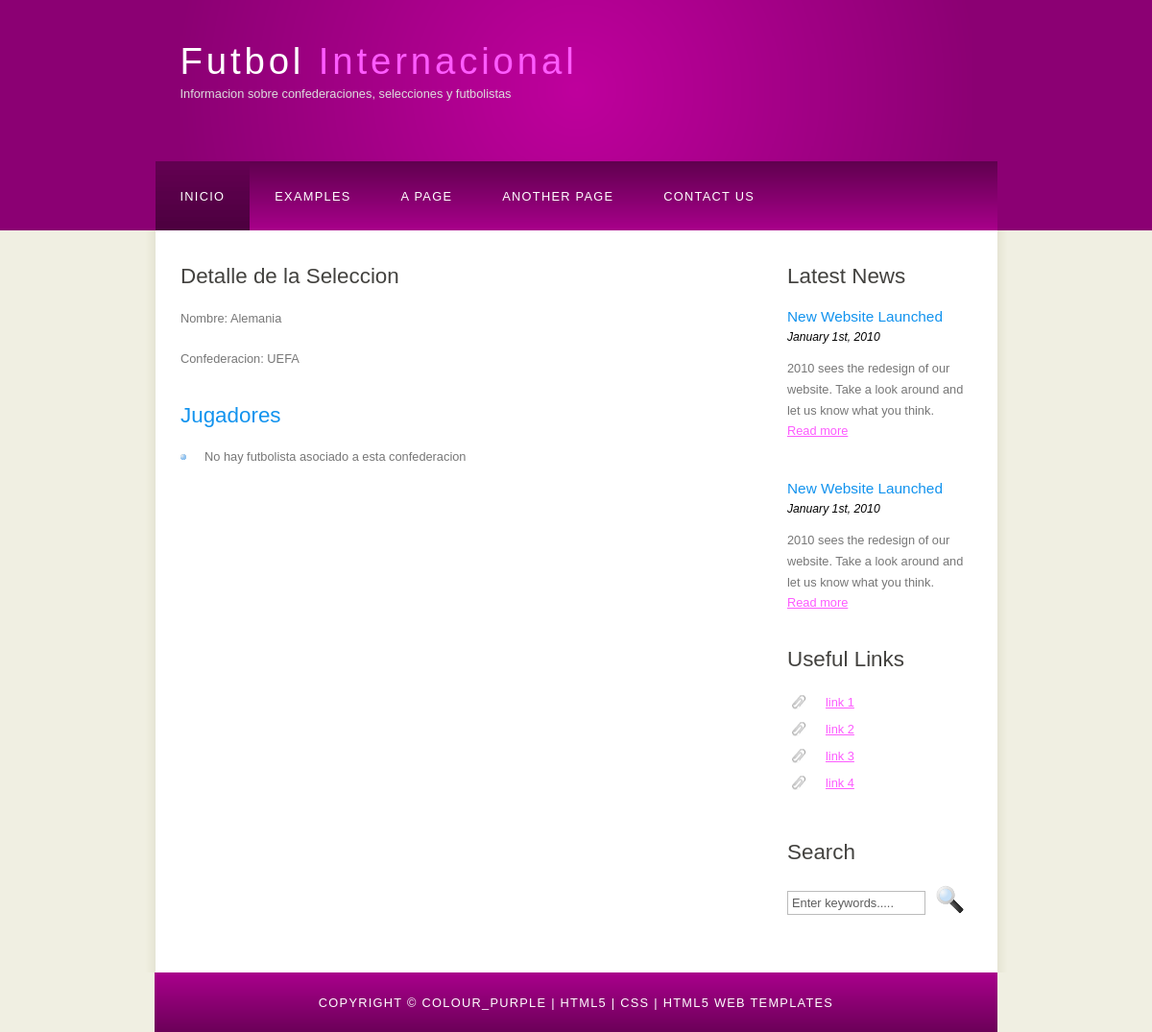
Page /seleccionesAPP/detalleSeleccion/4/ on the earlier database version.
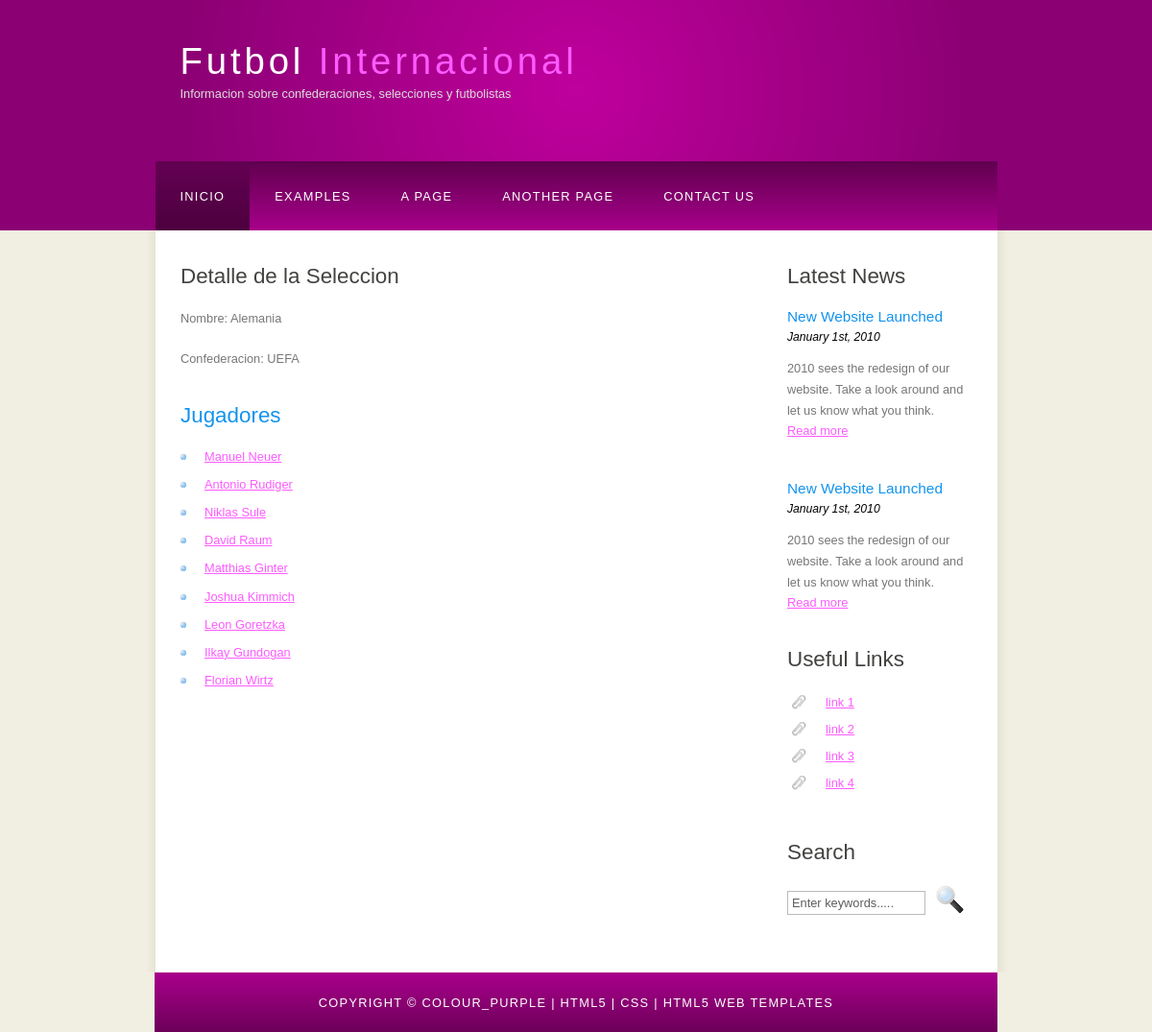
Same page on the later database version.
### seleccionesAPP/models.py (models this page shows, shortened)
class Futbolista(models.Model):
    nombre = models.CharField(max_length=50)
    apellido = models.CharField(max_length=100, default='')
    fecha_nac = models.DateField()
    POSICIONES = [
        ('POR', 'Portero'),
        ('DEF', 'Defensa'),
        ('MED', 'Mediocampista'),
        ('DEL', 'Delantero'),
    ]
    posicion = models.CharField(
        max_length=3,         # Cambiado a 3 porque usamos abreviaturas de 3 letras
        choices=POSICIONES,   # Opciones predefinidas
        default='MED',        # Valor por defecto: Mediocampista
    )
    seleccion = models.ForeignKey(Seleccion, on_delete=models.CASCADE, related_name='futbolista')
    imagenFutbolista= models.URLField(max_length=600,null=True,blank=True)

### seleccionesAPP/views.py (the view)
# urls.py: path('detalleSeleccion/<int:id_seleccion>/', views.detalleSeleccion,name='detalleSeleccion'),
def detalleSeleccion(request, id_seleccion):
    seleccion = get_object_or_404(Seleccion, pk=id_seleccion)
    contexto = {'seleccion': seleccion}
    return render(request, 'detalleSeleccion.html', contexto)

### seleccionesAPP/models.py (called while the page is built)
    def __str__(self):
        return self.nombre

### seleccionesAPP/templates/detalleSeleccion.html (shortened to what this page needs)
{% extends 'base.html' %}
{% block contenido %}
<html>
<head>
</head>
<body>
    <h1>Detalle de la Seleccion</h1>
    <p>Nombre: {{ seleccion.nombre }}</p>
    <p>Confederacion: {{ seleccion.confederacion }}</p>
    <h2>Jugadores</h2>
    <ul>
    {% for futbolista in seleccion.futbolista.all %}
        <li>
            <a href="{% url 'detalleFutbolista' futbolista.id%}">
                {{futbolista.nombre }} {{futbolista.apellido}}
            </a>
        </li>
    {% empty %}
        <li>No hay futbolista asociado a esta confederacion</li>
    {% endfor %}
    </ul>
</body>
</html>
{% endblock %}

Differences in the rows shown:
added Futbolista: nombre "Manuel", apellido "Neuer"
added Futbolista: nombre "Antonio", apellido "Rudiger"
added Futbolista: nombre "Niklas", apellido "Sule"
added Futbolista: nombre "David", apellido "Raum"
added Futbolista: nombre "Matthias", apellido "Ginter"
added Futbolista: nombre "Joshua", apellido "Kimmich"
added Futbolista: nombre "Leon", apellido "Goretzka"
added Futbolista: nombre "Ilkay", apellido "Gundogan"
added Futbolista: nombre "Florian", apellido "Wirtz"
Other differences:
text no longer shown: "No hay futbolista asociado a esta confederacion"
